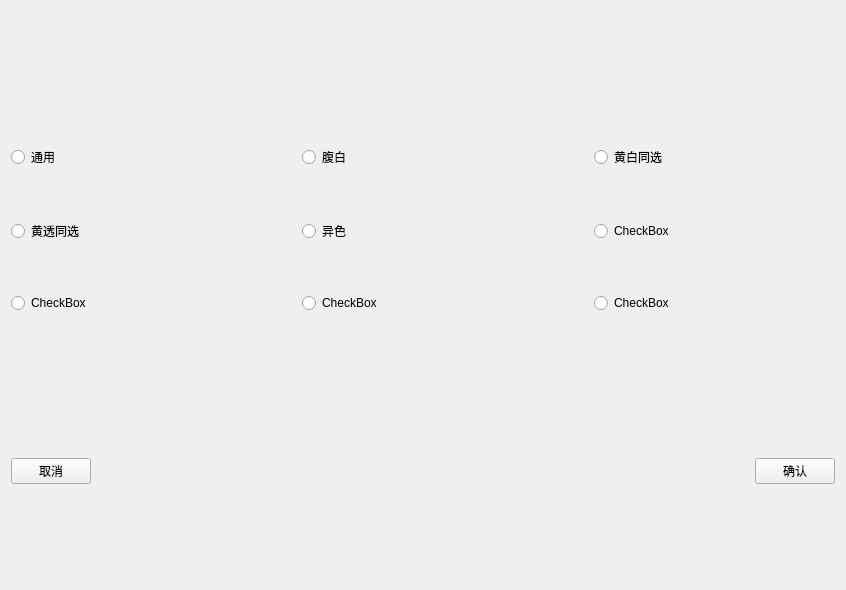
<?xml version="1.0" encoding="UTF-8"?>
<ui version="4.0">
 <class>CreateNewModeWidget</class>
 <widget class="QWidget" name="CreateNewModeWidget">
  <property name="geometry">
   <rect>
    <x>0</x>
    <y>0</y>
    <width>846</width>
    <height>590</height>
   </rect>
  </property>
  <property name="windowTitle">
   <string notr="true">Form</string>
  </property>
  <layout class="QVBoxLayout" name="verticalLayout" stretch="6,1">
   <property name="spacing">
    <number>50</number>
   </property>
   <property name="topMargin">
    <number>50</number>
   </property>
   <item>
    <layout class="QGridLayout" name="gridLayout" rowstretch="1,1,1" columnstretch="1,1,1">
     <item row="0" column="0">
      <widget class="QRadioButton" name="radioButton1">
       <property name="text">
        <string notr="true">通用</string>
       </property>
      </widget>
     </item>
     <item row="0" column="1">
      <widget class="QRadioButton" name="radioButton_2">
       <property name="text">
        <string notr="true">腹白</string>
       </property>
      </widget>
     </item>
     <item row="0" column="2">
      <widget class="QRadioButton" name="radioButton_3">
       <property name="text">
        <string notr="true">黄白同选</string>
       </property>
      </widget>
     </item>
     <item row="1" column="2">
      <widget class="QRadioButton" name="radioButton_6">
       <property name="text">
        <string notr="true">CheckBox</string>
       </property>
      </widget>
     </item>
     <item row="1" column="1">
      <widget class="QRadioButton" name="radioButton_5">
       <property name="text">
        <string notr="true">异色</string>
       </property>
      </widget>
     </item>
     <item row="1" column="0">
      <widget class="QRadioButton" name="radioButton_4">
       <property name="text">
        <string notr="true">黄透同选</string>
       </property>
      </widget>
     </item>
     <item row="2" column="0">
      <widget class="QRadioButton" name="radioButton_7">
       <property name="text">
        <string notr="true">CheckBox</string>
       </property>
      </widget>
     </item>
     <item row="2" column="1">
      <widget class="QRadioButton" name="radioButton_8">
       <property name="text">
        <string notr="true">CheckBox</string>
       </property>
      </widget>
     </item>
     <item row="2" column="2">
      <widget class="QRadioButton" name="radioButton_9">
       <property name="text">
        <string notr="true">CheckBox</string>
       </property>
      </widget>
     </item>
    </layout>
   </item>
   <item>
    <layout class="QHBoxLayout" name="horizontalLayout">
     <item>
      <widget class="QPushButton" name="cancelBtn">
       <property name="text">
        <string notr="true">取消</string>
       </property>
      </widget>
     </item>
     <item>
      <spacer name="horizontalSpacer">
       <property name="orientation">
        <enum>Qt::Horizontal</enum>
       </property>
       <property name="sizeHint" stdset="0">
        <size>
         <width>258</width>
         <height>18</height>
        </size>
       </property>
      </spacer>
     </item>
     <item>
      <widget class="QPushButton" name="okBtn">
       <property name="text">
        <string notr="true">确认</string>
       </property>
      </widget>
     </item>
    </layout>
   </item>
  </layout>
 </widget>
 <resources/>
 <connections/>
</ui>
